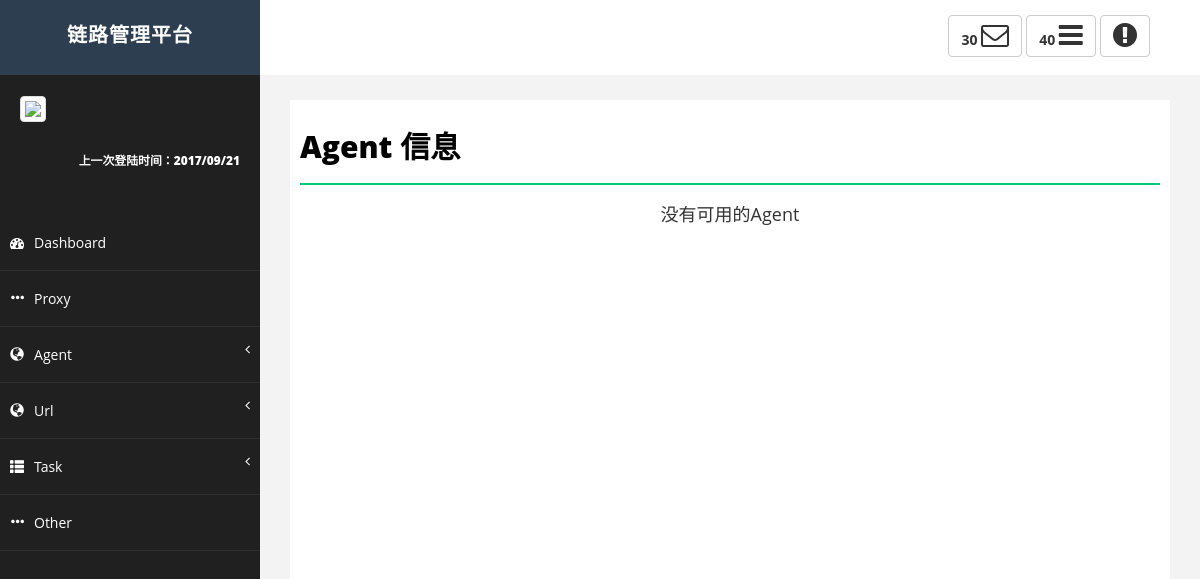
The app's page /agent_info.html, older data.
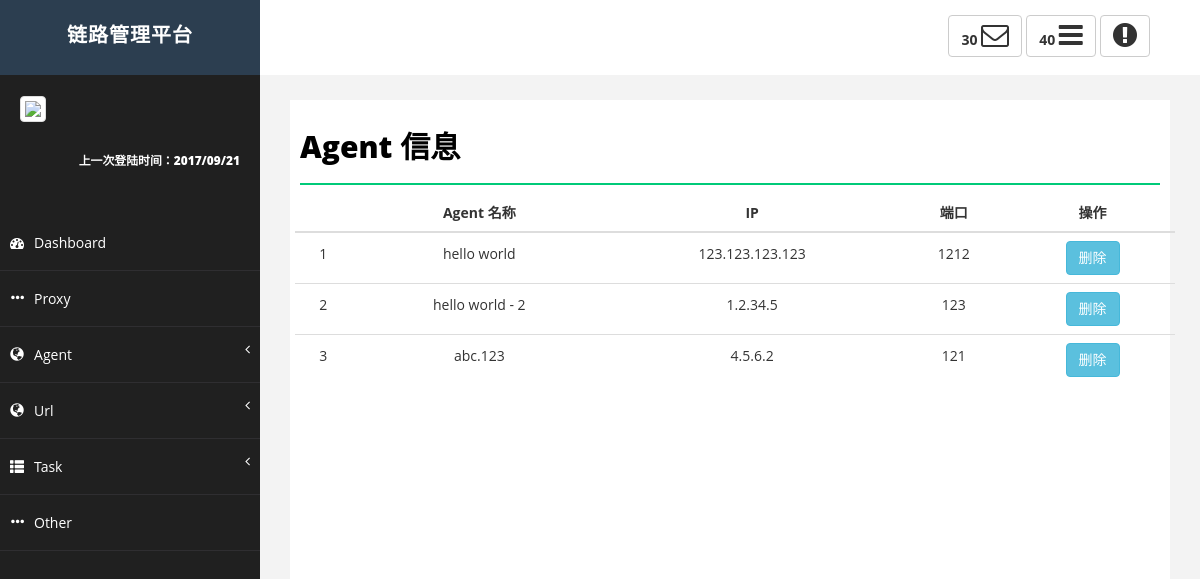
The same page, newer data.
### GetIpAddress/models.py (models this page shows)
class AgentInfo(models.Model):
    AgentName = models.CharField(max_length=16, verbose_name='客户端名称')
    AgentIP = models.GenericIPAddressField(max_length=16, verbose_name='客户端地址')
    AgentPort = models.IntegerField(max_length=16, verbose_name='端口', default=0)
    Key = models.CharField(max_length=32, verbose_name='认证key信息')
    Used = models.IntegerField(default=0)

### GetIpAddress/views.py (the view)
# urls.py: url(r'agent_info.html', GetIpAddress.views.agent_index),
def agent_index(request):
    if request.method == 'GET':
        available_agent = models.AgentInfo.objects.filter(Used=0)
        return render(request, 'agent_info.html', {'available_agent': available_agent})

### templates/agent_info.html (shortened to what this page needs)
{% extends 'index.html' %}
{% block content_title %}
    <h1 class="page-head-line">Agent 信息</h1>
{% endblock %}
{% block content_main %}
    {% if available_agent %}
        <div class="table-responsive">
            <table class="table table-hover">
                <thead>
                <tr>
                    <th></th>
                    <th>Agent 名称</th>
                    <th>IP</th>
                    <th>端口</th>
                    <th>操作</th>
                </tr>
                </thead>
                <tbody>
                {% for agent in available_agent %}
                    <tr style="text-align: center" agent_id="{{ agent.id }}">
                        <td>{{ forloop.counter }}</td>
                        <td>{{ agent.AgentName }}</td>
                        <td>{{ agent.AgentIP }}</td>
                        <td>{{ agent.AgentPort }}</td>
                        <td>
                            <button type="button" class="btn btn-info" data-toggle="modal" name="delagent"
                                    data-target="#delhost" agent_id="{{ agent.id }}" agent_addr="{{ agent.AgentIP }}">
                                删除
                            </button>
                        </td>
                    </tr>
                {% endfor %}
                </tbody>
            </table>
        </div>
    {% else %}
        <h4 style="text-align: center">没有可用的Agent</h4>
    {% endif %}
{% endblock %}

Row changes from the older to the newer data that the page shows:
added AgentInfo: AgentName "hello world", AgentIP "123.123.123.123", AgentPort "1212"
added AgentInfo: AgentName "hello world - 2", AgentIP "1.2.34.5", AgentPort "123"
added AgentInfo: AgentName "abc.123", AgentIP "4.5.6.2", AgentPort "121"
Text that changed along with them:
text no longer shown: "没有可用的Agent"
text now shown: "Agent 名称 IP 端口 操作"
